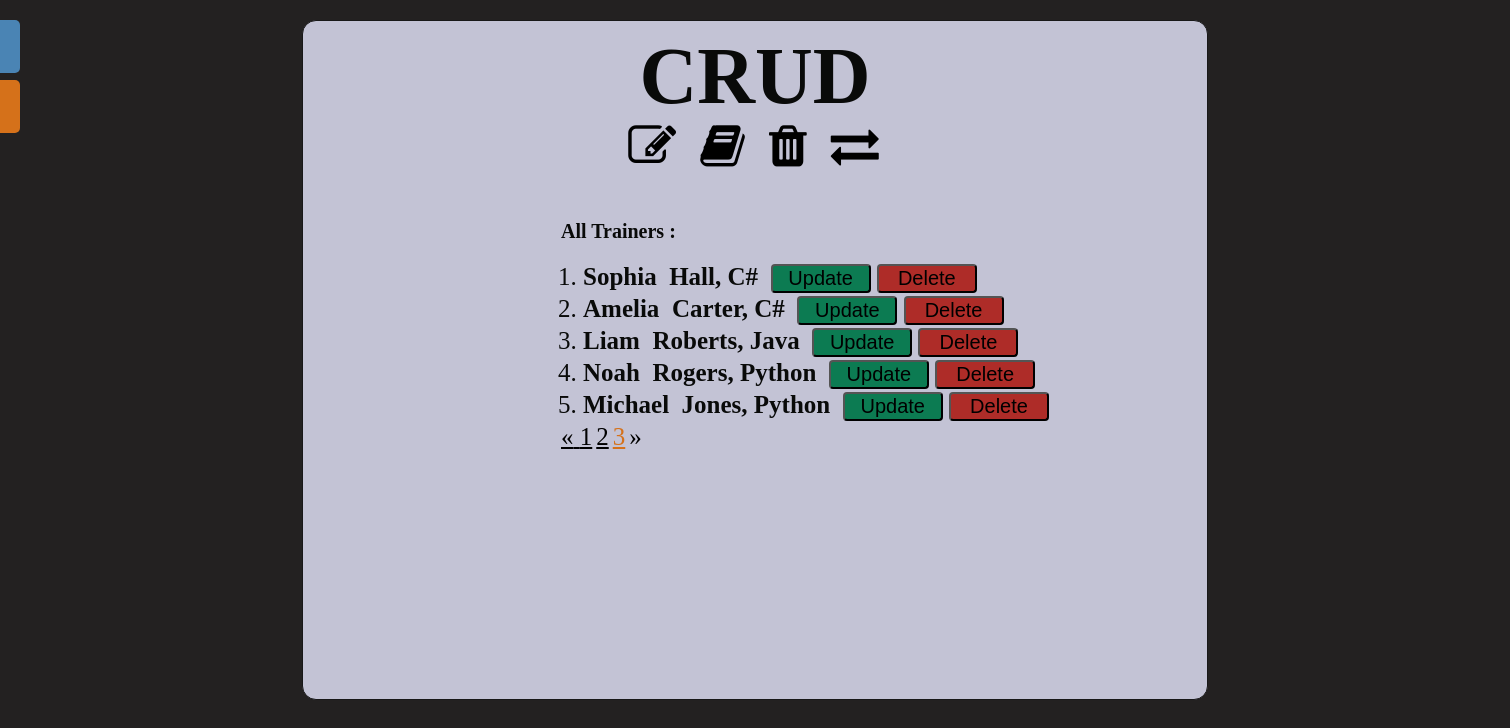
Screenshot of /home/?page=3 with the database file from the repository.
### trainer_app/models.py (models this page shows)
class Trainers(models.Model):
    first_name = models.CharField(max_length=50)
    last_name = models.CharField(max_length=50)
    subject = models.CharField(max_length=50)

### trainer_app/views.py (the view)
# urls.py: 2. Add a URL to urlpatterns:  path('', views.home, name='home')
def home(request):
    all_trainers_list = Trainers.objects.all()
    page = request.GET.get('page', 1)
    paginator = Paginator(all_trainers_list, 8)
    try:
        trainers = paginator.page(page)
    except PageNotAnInteger:
        trainers = paginator.page(1)
    except EmptyPage:
        trainers = paginator.page(paginator.num_pages)
    context = {"trainers": trainers}
    return render(request, "trainer_app/home.html",context)

### trainer_app/templates/trainer_app/home.html (shortened to what this page needs)
{% extends 'trainer_app/base.html' %}
{% block content %}
    <div class="box"style="margin-left:650px;">
        <h2>All Trainers :</h2>
        {% if trainers %}
            <ol>
            {% for trainer in trainers %}
                <li>
                    <b><span class="first_name">{{trainer.first_name}}&nbsp; </span></b>
                    <b><span class="last_name">{{trainer.last_name}},</span></b>
                    <b><span class="subject">{{trainer.subject}}&nbsp;</span></b>
                    <span><button style="background-color: #0c7b52;  width: 100px; font-size: 20px; margin-bottom:2px;"><a style="color:black; text-decoration:none;" href="/update/{{trainer.id}}">Update</a></button></span>
                    <span><button style="background-color: #ae2c28; width: 100px; font-size: 20px; margin-bottom:2px;"><a onclick="return confirm('Are you sure you want to delete the trainer?')" style="color:black; text-decoration:none;" href="/delete/{{trainer.id}}">Delete</a></span>
                </li>
            {% endfor %}
            </ol>
        {% else %}
            <h2><b>No Trainer added!</b></h2>
        {% endif %}
        {% if trainers.has_other_pages %}
            <nav>
                <ul class="pagination justify-content-center">
                {% if trainers.has_previous %}
                    <li class="page-item" style="display:inline; color:black;">
                        <a class="page-link"style="color:black;" href="?page={{ trainers.previous_page_number }}" aria-label="Previous">
                        <span aria-hidden="true">&laquo;</span>
                        </a>
                    </li>
                    {% else %}
                    <li class="page-item disabled"style="display:inline; color:black;">
                        <span class="page-link" aria-hidden="true">&laquo;</span>
                    </li>
                    {% endif %}
                    {% for t in trainers.paginator.page_range %}
                    {% if trainers.number == t %}
                        <li class="page-item"style="display:inline;"><a class="page-link" style="color:#d5711a" href="#">{{ t }}</a></li>
                    {% else %}
                        <li class="page-item"style="display:inline; color:black;"><a class="page-link" style="color:black;" href="?page={{ t }}">{{ t }}</a></li>
                    {% endif %}
                    {% endfor %}
                    {% if trainers.has_next %}
                    <li class="page-item"style="display: inline;color:black;">
                        <a class="page-link"style="color:black;" href="?page={{ trainers.next_page_number }}" aria-label="Next">
                        <span aria-hidden="true">&raquo;</span>
                        </a>
                    </li>
                    {% else %}
                    <li class="page-item disabled"style="display: inline;color:black;">
                        <span class="page-link" aria-hidden="true">&raquo;</span>
                    </li>
                {% endif %}
                </ul>
            </nav>
        {% endif %}
    </div>
{% endblock %}

### trainer_app/static/trainer_app/css/main.css (style rules this page uses)
* { box-sizing: border-box; margin: 0; }
body { background-color: #232121; width:100%; min-width:1500px; height:auto; }
.box { margin-top: 50px; width: 600px; height: 450px; position: relative; left: -370px; margin-left: -50px; }
h2 { margin-left: -32px; margin-top: 20px; color: #090a09; font-size: 20px }
li { color: #090a09; font-size: 25px; }
ol { margin-left: -50px; color: #090a09; }
nav { margin-left: -72px; }
button { width: 120px; border-radius: 4px; background-color: #d5711a; }

### rows the page displays
Trainers: first_name "Sophia", last_name "Hall", subject "C#"
Trainers: first_name "Amelia", last_name "Carter", subject "C#"
Trainers: first_name "Liam", last_name "Roberts", subject "Java"
Trainers: first_name "Noah", last_name "Rogers", subject "Python"
Trainers: first_name "Michael", last_name "Jones", subject "Python"

### other values shown
{{ t }} "1" "2"
{{ t }} "3"
